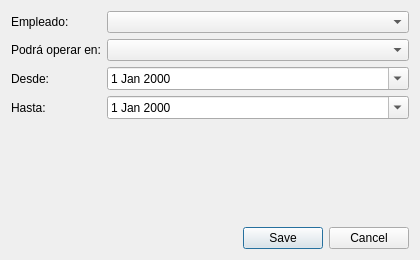
<?xml version="1.0" encoding="UTF-8"?>
<ui version="4.0">
 <class>AsignacionDialog</class>
 <widget class="QDialog" name="AsignacionDialog">
  <property name="geometry">
   <rect><x>0</x><y>0</y><width>420</width><height>260</height></rect>
  </property>
  <property name="windowTitle"><string>Asignación temporal</string></property>
  <layout class="QVBoxLayout" name="verticalLayout">
   <item>
    <layout class="QFormLayout" name="formLayout">
     <item row="0" column="0">
      <widget class="QLabel" name="labelEmpleado"><property name="text"><string>Empleado:</string></property></widget>
     </item>
     <item row="0" column="1">
      <widget class="QComboBox" name="comboEmpleado"/>
     </item>
     <item row="1" column="0">
      <widget class="QLabel" name="labelSucursal"><property name="text"><string>Podrá operar en:</string></property></widget>
     </item>
     <item row="1" column="1">
      <widget class="QComboBox" name="comboSucursal"/>
     </item>
     <item row="2" column="0">
      <widget class="QLabel" name="labelDesde"><property name="text"><string>Desde:</string></property></widget>
     </item>
     <item row="2" column="1">
      <widget class="QDateEdit" name="dateDesde">
       <property name="calendarPopup"><bool>true</bool></property>
      </widget>
     </item>
     <item row="3" column="0">
      <widget class="QLabel" name="labelHasta"><property name="text"><string>Hasta:</string></property></widget>
     </item>
     <item row="3" column="1">
      <widget class="QDateEdit" name="dateHasta">
       <property name="calendarPopup"><bool>true</bool></property>
      </widget>
     </item>
    </layout>
   </item>
   <item>
    <widget class="QDialogButtonBox" name="buttonBox">
     <property name="orientation"><enum>Qt::Horizontal</enum></property>
     <property name="standardButtons"><set>QDialogButtonBox::Cancel|QDialogButtonBox::Save</set></property>
    </widget>
   </item>
  </layout>
 </widget>
 <resources/>
 <connections>
  <connection>
   <sender>buttonBox</sender>
   <signal>rejected()</signal>
   <receiver>AsignacionDialog</receiver>
   <slot>reject()</slot>
  </connection>
 </connections>
</ui>
